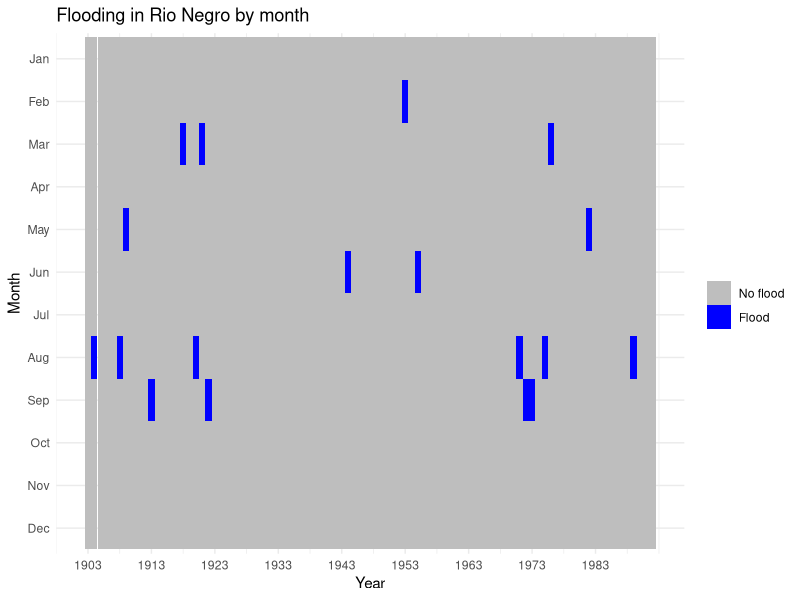

Here is the R script that generated this plot: (Note: this script raises an error after producing the figure.)
library(ggplot2)
library(scales)
library(spatstat)

manaus <- read.csv("data-raw/manaus.csv")

range <- c(1903, 1992)

flood_years <- c(1904, 1908, 1909, 1913, 1918,
                 1920, 1921, 1922, 1944, 1953,
                 1955, 1971, 1972, 1973, 1975,
                 1976, 1982, 1989)


flood_months <- sapply(flood_years, function(year) {
  index <- which.max(manaus$value[manaus$time >= year & manaus$time < year + 1])
  as.integer((manaus$time[manaus$time >= year & manaus$time < year + 1][index] - year) * 12)
})

df <- data.frame(year = rep(seq(from = range[1], to = range[2], by = 1), each = 12),
                 month = rep(1:12, range[2] - range[1] + 1))
df$flood <- sapply(seq_len(nrow(df)), function(n) {
  index <- which(df$year[n] == flood_years)
  if(length(index) > 0) {
    df$month[n] == flood_months[index]
  } else {
    FALSE
  }
})

df$month <- factor(df$month)
levels(df$month) <- month.abb

df$flood <- factor(df$flood)
levels(df$flood) <- c("No flood", "Flood")

ggplot(df, aes(x = year, y = month, fill = flood)) +
  geom_tile() +
  scale_y_discrete(limits = month.abb[length(month.abb):1]) +
  scale_x_continuous(breaks = seq(from = range[1], to = range[2], by = 10)) +
  scale_fill_manual(name = "", values = c('grey', 'blue')) +
  xlab("Year") +
  ylab("Month") +
  ggtitle("Flooding in Rio Negro by month") +
  theme_minimal()


configurations <- lapply(seq(from = range[1], to = range[2], by = 1), function(year) {
  if(year %in% crude_flood_years) {
    index <- which.max(manaus$value[manaus$time >= year & manaus$time < year + 1])
    spatstat::ppp(x = manaus$time[manaus$time >= year & manaus$time < year + 1][index] - year,
                  y = runif(1),
                  window = spatstat::owin())
  } else {
    spatstat::ppp(x = c(), y = c(), window = spatstat::owin())
  }
})

fit <- rcomfitlogit(configurations, covariates = list(), ndummy = 1e4)
